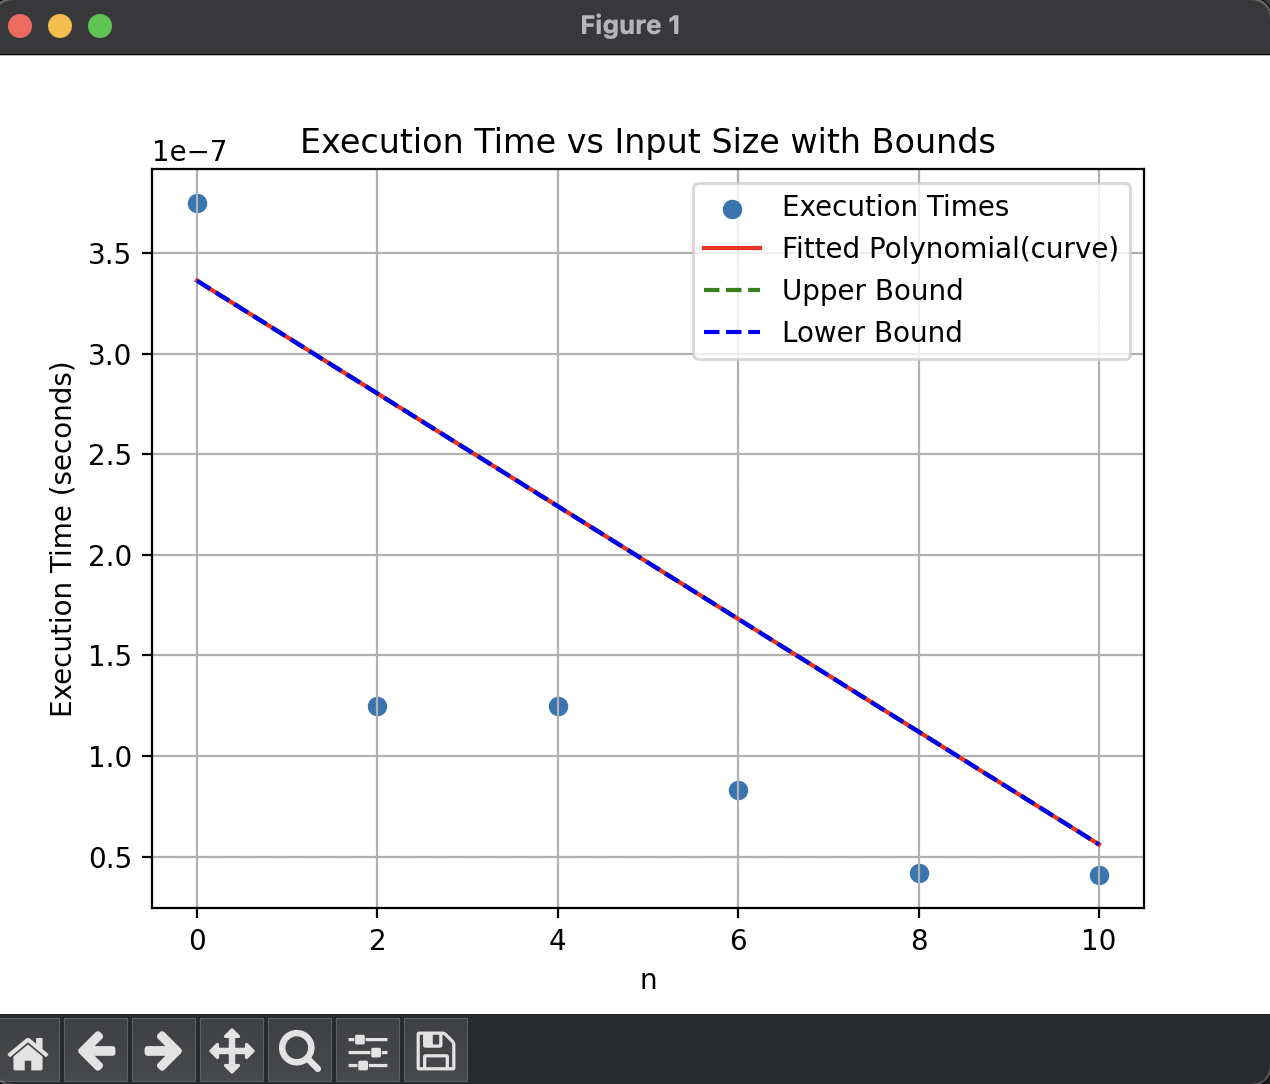

Recreate this plot in Python.
import timeit
import numpy as np
from scipy.optimize import curve_fit
import matplotlib.pyplot as plt



# Define the function
def calcfn(n):
    x = 1
    for i in range(1, n + 1):
        for j in range(1, n + 1):
            x = x + 1
    return x

# Benchmarking 
time_exec = [timeit.timeit(lambda: calcfn(n), number=0) for n in [0,2,4,6,8,10]]

# Input sizes
n_values = [0,2,4,6,8,10]

# Fit a polynomial curve to the data
def poly_curve_fit(x, a, b, c):
    return a * x ** 2 + b * x + c

popt, _ = curve_fit(poly_curve_fit, n_values, time_exec)

# Generate points for the curve
x_axis_c = np.linspace(min(n_values), max(n_values), 2)
y_axis_c = poly_curve_fit(x_axis_c, *popt)

# Define upper and lower bounds for the polynomial curve
def upper_bound(x, a, b, c):
    return poly_curve_fit(x, a, b, c) * 1.1  # 10% increase

def lower_bound(x, a, b, c):
    return poly_curve_fit(x, a, b, c) * 0.9  # 10% decrease

# Fit upper and lower bound curves
popt_upper, _ = curve_fit(upper_bound, n_values, time_exec)
popt_lower, _ = curve_fit(lower_bound, n_values, time_exec)

# Generate points for the upper and lower bound curves
y_upper = upper_bound(x_axis_c, *popt_upper)
y_lower = lower_bound(x_axis_c, *popt_lower)

# Plotting
plt.scatter(n_values, time_exec, label='Execution Times')
plt.plot(x_axis_c, y_axis_c, 'r-', label='Fitted Polynomial(curve)')
plt.plot(x_axis_c, y_upper, 'g--', label='Upper Bound')
plt.plot(x_axis_c, y_lower, 'b--', label='Lower Bound')
plt.xlabel('n')
plt.ylabel('Execution Time (seconds)')
plt.title('Execution Time vs Input Size with Bounds')
plt.legend()
plt.grid(True)
plt.show()
